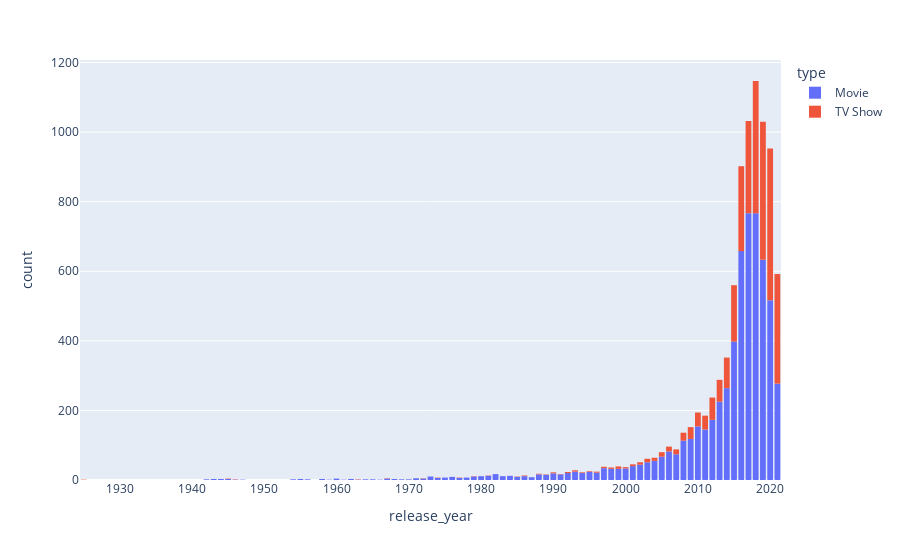

The notebook cell this image was saved under:
### Code cell
release_year_hist = px.histogram(data_df, x = "release_year", color='type')
release_year_hist.update_layout(bargap = 0.2)

### Figure 1 — Plotly figure (JSON) as saved in the notebook; plotly's stock layout.template omitted (floating-point values rounded to 4 significant figures; data arrays with more than 128 entries replaced by an {"elided": "..."} marker saying what was removed)
{"data": [{"alignmentgroup": "True", "bingroup": "x", "hovertemplate": "type=Movie<br>release_year=%{x}<br>count=%{y}<extra></extra>", "legendgroup": "Movie", "marker": {"color": "#636efa", "pattern": {"shape": ""}}, "name": "Movie", "offsetgroup": "Movie", "orientation": "v", "showlegend": true, "type": "histogram", "x": {"elided": "6131 int values"}, "xaxis": "x", "yaxis": "y"}, {"alignmentgroup": "True", "bingroup": "x", "hovertemplate": "type=TV Show<br>release_year=%{x}<br>count=%{y}<extra></extra>", "legendgroup": "TV Show", "marker": {"color": "#EF553B", "pattern": {"shape": ""}}, "name": "TV Show", "offsetgroup": "TV Show", "orientation": "v", "showlegend": true, "type": "histogram", "x": {"elided": "2676 int values"}, "xaxis": "x", "yaxis": "y"}], "layout": {"bargap": 0.2, "barmode": "relative", "legend": {"title": {"text": "type"}, "tracegroupgap": 0}, "margin": {"t": 60}, "xaxis": {"anchor": "y", "domain": [0, 1], "title": {"text": "release_year"}}, "yaxis": {"anchor": "x", "domain": [0, 1], "title": {"text": "count"}}}}
